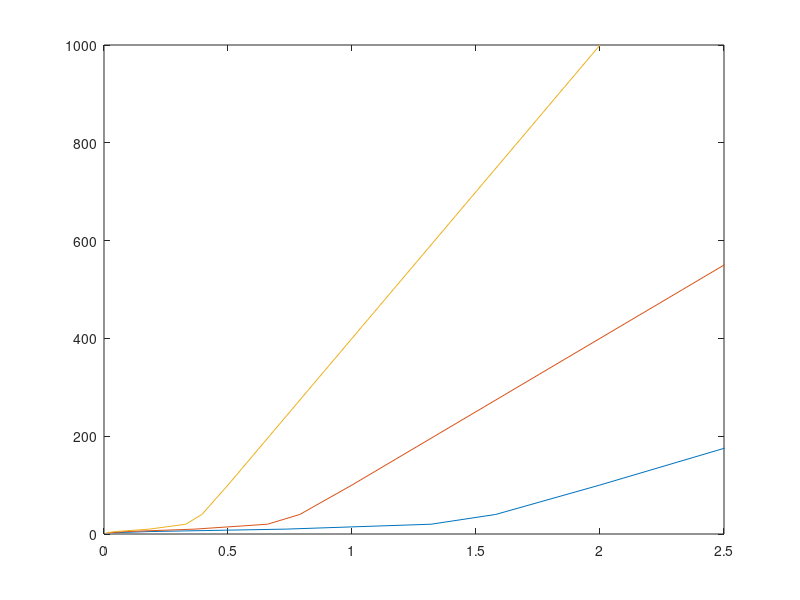

Write MATLAB code to recreate this figure.
%% recreate Fig. 1 from the Wyman 66 paper showing dissolved oxygen pressure as a function of position
% For reviewer response to PRE submission of modeling paper, 8/28/19

% Follows Wyman's method of generating the plot (recreates data in Table 1)

p = [2.5 5 10 20 40 100 500 1000]';
y = (p./10).^3./(1+(p./10).^3);
Fx = (2e-12.*y +1e-14.*p);
x_1 = Fx/1.5e-10;
x_3 = Fx/3e-10;
x_6 = Fx/6e-10;

plot(1e2*x_1,p)
hold on
plot(1e2*x_3,p)
plot(1e2*x_6,p)
hold off
xlim([0 2.5])